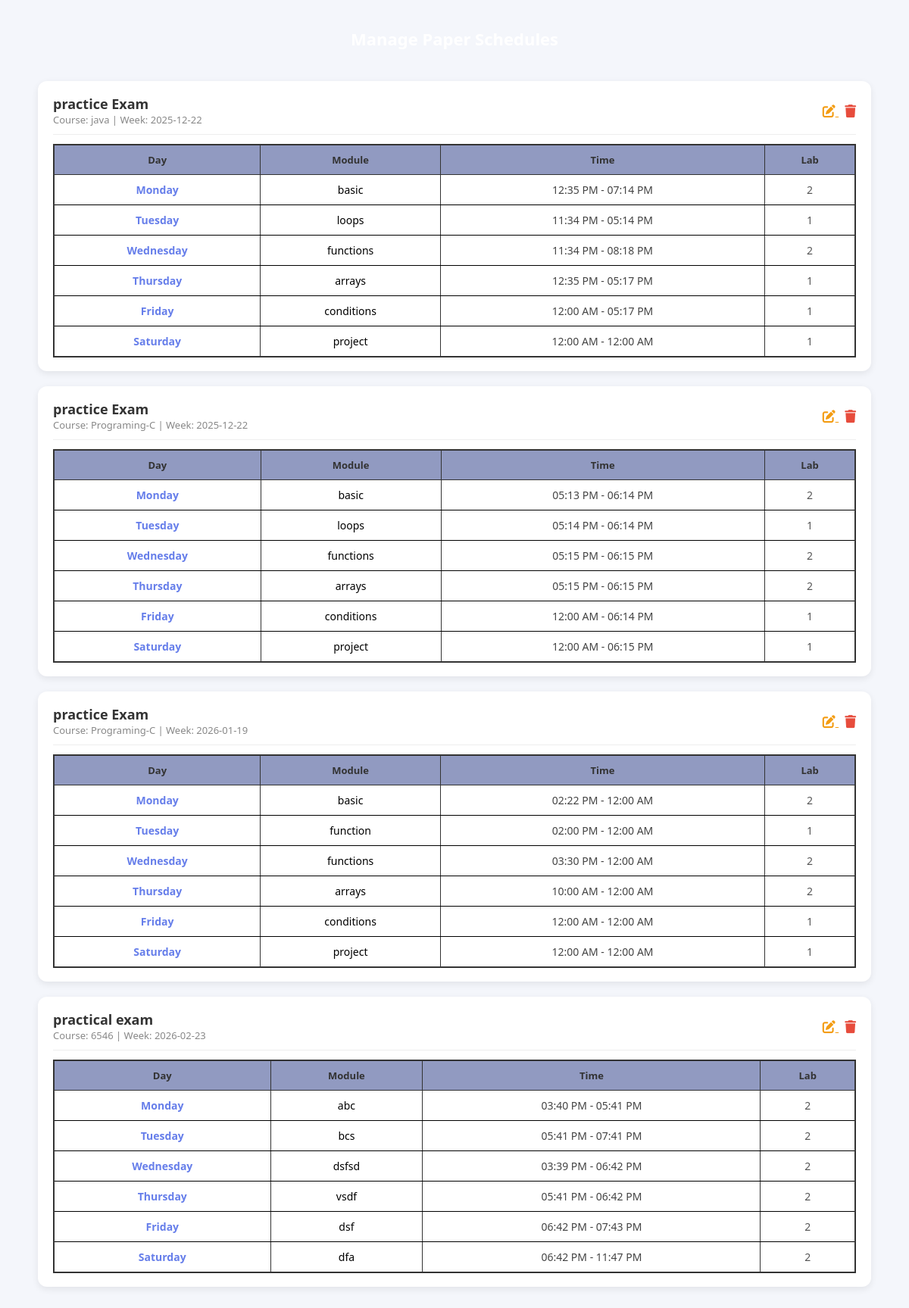
The page /show-details/show-paper-sch.php (signed in) on the database its author committed.
### tables this page shows
CREATE TABLE `paper_schedule` (
  `paper_sch_id` int(11) NOT NULL,
  `schedule_name` varchar(30) NOT NULL,
  `course_name` varchar(30) NOT NULL,
  `week_of` date NOT NULL,
  `monday_module` varchar(20) NOT NULL,
  `monday_time` time NOT NULL,
  `monday_end_time` time DEFAULT NULL,
  `monday_lab` varchar(15) NOT NULL,
  `tuesday_module` varchar(20) NOT NULL,
  `tuesday_time` time NOT NULL,
  `tuesday_end_time` time DEFAULT NULL,
  `tuesday_lab` varchar(15) NOT NULL,
  `wednesday_module` varchar(20) NOT NULL,
  `wednesday_time` time NOT NULL,
  `wednesday_end_time` time DEFAULT NULL,
  `wednesday_lab` varchar(15) NOT NULL,
  `thursday_module` varchar(20) NOT NULL,
  `thursday_time` time NOT NULL,
  `thursday_end_time` time DEFAULT NULL,
  `thursday_lab` varchar(15) NOT NULL,
  `friday_module` varchar(20) NOT NULL,
  `friday_time` time NOT NULL,
  `friday_end_time` time DEFAULT NULL,
  `friday_lab` varchar(15) NOT NULL,
  `saturday_module` varchar(20) NOT NULL,
  `saturday_time` time NOT NULL,
  `saturday_end_time` time DEFAULT NULL,
  `saturday_lab` varchar(15) NOT NULL,
  `upload_date` timestamp NOT NULL DEFAULT current_timestamp()
);

### includes/security.php (called while the page is built, shortened)
<?php
function csrf_token()
{
    return $_SESSION['csrf_token'];
}
function generate_csrf_token()
{
    return csrf_token();
}

### show-details/show-paper-sch.php (the view, shortened to what this page needs)
<?php
require '../includes/config.php';
require '../includes/security.php';
$csrf_token = generate_csrf_token();
$hasPermission = false;
if(isset($_SESSION['role']) && ($_SESSION['role']=='admin' || $_SESSION['role']=='teacher')){
    $hasPermission = true;
}
if($hasPermission){
    $query="SELECT * FROM paper_schedule ORDER BY week_of ASC";
}else{
    $query="SELECT * FROM paper_schedule
            WHERE week_of>=CURDATE()
            AND week_of<=DATE_ADD(CURDATE(),INTERVAL 14 DAY)
            ORDER BY week_of ASC";
}
$data=mysqli_query($con,$query);
$total=mysqli_num_rows($data);
?>
<!DOCTYPE html>
<html>
<head>
<link href="https://cdnjs.cloudflare.com/ajax/libs/font-awesome/6.4.0/css/all.min.css" rel="stylesheet">
</head>
<body>
<div class="wrapper">
<div class="page-title">Manage Paper Schedules</div>
<form method="POST">
<?php
if($total>0){
while($row=mysqli_fetch_assoc($data)){
if(isset($_GET['edit_id']) && $_GET['edit_id']==$row['paper_sch_id'] && $hasPermission){
?>
<div class="schedule-card" style="border:2px solid #667eea;">
<input type="hidden" name="id" value="<?php echo $row['paper_sch_id']; ?>">
<div class="sch-header">
<div>
<input type="text" name="sch_name" value="<?php echo $row['schedule_name']; ?>" class="input-box" style="width:160px;">
<input type="text" name="course" value="<?php echo $row['course_name']; ?>" class="input-box" style="width:140px;">
<input type="date" name="week" value="<?php echo $row['week_of']; ?>" class="input-box" style="width:130px;">
</div>
</div>
<table class="schedule-table">
<tr>
<th>Day</th>
<th>Module</th>
<th>Time</th>
<th>Lab</th>
</tr>
<?php
$days=[
"Monday"=>"mon",
"Tuesday"=>"tue",
"Wednesday"=>"wed",
"Thursday"=>"thu",
"Friday"=>"fri",
"Saturday"=>"sat"
];
foreach($days as $label=>$prefix){
?>
<tr>
<td class="day-label"><?php echo $label; ?></td>
<td><input class="input-box" name="<?php echo $prefix;?>_mod" value="<?php echo $row[strtolower($label)."_module"]; ?>"></td>
<td>
<input class="input-box" style="width:90px;" type="time" name="<?php echo $prefix;?>_time" value="<?php echo $row[strtolower($label)."_time"]; ?>">
 -
<input class="input-box" style="width:90px;" type="time" name="<?php echo $prefix;?>_end" value="<?php echo $row[strtolower($label)."_end_time"]; ?>">
</td>
<td><input class="input-box" name="<?php echo $prefix;?>_lab" value="<?php echo $row[strtolower($label)."_lab"]; ?>"></td>
</tr>
<?php } ?>
</table>
<div style="margin-top:15px;text-align:right;">
<button type="submit" name="save_btn" class="btn-save">Save</button>
<a href="show-paper-sch.php" class="btn-cancel">Cancel</a>
</div>
</div>
<?php
}else{
?>
<div class="schedule-card">
<div class="sch-header">
<div>
<div class="sch-title"><?php echo $row['schedule_name']; ?></div>
<div class="sch-sub">Course: <?php echo $row['course_name']; ?> | Week: <?php echo $row['week_of']; ?></div>
</div>
<?php if($hasPermission){ ?>
<div class="action-btns">
<a href="?edit_id=<?php echo $row['paper_sch_id']; ?>" class="btn-edit">
<i class="fa-solid fa-pen-to-square"></i>
</a>
<a href="?delete_id=<?php echo $row['paper_sch_id']; ?>&csrf_token=<?php echo urlencode($csrf_token); ?>" class="btn-delete" onclick="return confirm('Delete schedule?')">
<i class="fa-solid fa-trash"></i>
</a>
</div>
<?php } ?>
</div>
<table class="schedule-table">
<tr><th>Day</th><th>Module</th><th>Time</th><th>Lab</th></tr>
<?php
$days=[
"Monday"=>"monday",
"Tuesday"=>"tuesday",
"Wednesday"=>"wednesday",
"Thursday"=>"thursday",
"Friday"=>"friday",
"Saturday"=>"saturday"
];
foreach($days as $label=>$col){
?>
<tr>
<td class="day-label"><?php echo $label; ?></td>
<td><?php echo $row[$col."_module"]; ?></td>
<td class="time-text">
<?php
echo date('h:i A',strtotime($row[$col."_time"])) .
" - " .
date('h:i A',strtotime($row[$col."_end_time"]));
?>
</td>
<td class="lab-text"><?php echo $row[$col."_lab"]; ?></td>
</tr>
<?php } ?>
</table>
</div>
<?php
}
}
}else{
echo "<div class='schedule-card'><h3>No Upcoming Schedules</h3></div>";
}
?>
</form>
</div>
</body>
</html>

### show-details/show-paper-sch.php (style rules this page uses)
body { font-family:Segoe UI,Tahoma,sans-serif; background:#f4f6fb; margin:0; }
.wrapper { max-width:1100px; margin:auto; padding:20px; }
.page-title { background:linear-gradient(135deg,#919ac1); color:#fff; padding:16px; border-radius:10px; text-align:center; font-size:22px; font-weight:600; margin-bottom:25px; }
.schedule-card { background:#fff; border-radius:12px; padding:18px 20px; margin-bottom:20px; box-shadow:0 3px 10px rgba(0,0,0,0.08); }
.sch-header { display:flex; justify-content:space-between; align-items:center; border-bottom:1px solid #eee; padding-bottom:10px; margin-bottom:12px; }
.sch-title { font-size:18px; font-weight:600; color:#333; }
.sch-sub { font-size:13px; color:#888; }
.action-btns a { margin-left:8px; font-size:17px; }
.btn-edit { color:#f39c12; }
.btn-delete { color:#e74c3c; }
.schedule-table { width:100%; border-collapse:collapse; border: 2px solid #333; }
.schedule-table th { text-align:center; padding:8px 6px; font-size:13px; color:#333; border-bottom:1px solid #eee; background-color: #919ac1; }
.schedule-table th, .schedule-table td { border: 1px solid #333; padding: 10px 8px; }
.schedule-table td { padding:10px 6px; border-bottom:1px solid #f1f1f1; font-size:14px; text-align-last: center; border-bottom-color: black; }
.day-label { font-weight:600; color:#667eea; }
.time-text { font-weight:500; color:#444; }
.lab-text { color:#555; }

### rows shown on the page
paper_schedule: schedule_name "practice Exam", course_name "java", week_of "2025-12-22", label "Monday", monday_module "basic", monday_time "12:35 PM", monday_end_time "07:14 PM", monday_lab "2", label "Tuesday", tuesday_module "loops", tuesday_time "11:34 PM", tuesday_end_time "05:14 PM", tuesday_lab "1", label "Wednesday", wednesday_module "functions", wednesday_time "11:34 PM", wednesday_end_time "08:18 PM", wednesday_lab "2", label "Thursday", thursday_module "arrays", thursday_time "12:35 PM", thursday_end_time "05:17 PM", thursday_lab "1", label "Friday", friday_module "conditions", friday_time "12:00 AM", friday_end_time "05:17 PM", friday_lab "1", label "Saturday", saturday_module "project", saturday_time "12:00 AM", saturday_end_time "12:00 AM", saturday_lab "1"
paper_schedule: schedule_name "practice Exam", course_name "Programing-C", week_of "2025-12-22", label "Monday", monday_module "basic", monday_time "05:13 PM", monday_end_time "06:14 PM", monday_lab "2", label "Tuesday", tuesday_module "loops", tuesday_time "05:14 PM", tuesday_end_time "06:14 PM", tuesday_lab "1", label "Wednesday", wednesday_module "functions", wednesday_time "05:15 PM", wednesday_end_time "06:15 PM", wednesday_lab "2", label "Thursday", thursday_module "arrays", thursday_time "05:15 PM", thursday_end_time "06:15 PM", thursday_lab "2", label "Friday", friday_module "conditions", friday_time "12:00 AM", friday_end_time "06:14 PM", friday_lab "1", label "Saturday", saturday_module "project", saturday_time "12:00 AM", saturday_end_time "06:15 PM", saturday_lab "1"
paper_schedule: schedule_name "practice Exam", course_name "Programing-C", week_of "2026-01-19", label "Monday", monday_module "basic", monday_time "02:22 PM", monday_end_time "12:00 AM", monday_lab "2", label "Tuesday", tuesday_module "function", tuesday_time "02:00 PM", tuesday_end_time "12:00 AM", tuesday_lab "1", label "Wednesday", wednesday_module "functions", wednesday_time "03:30 PM", wednesday_end_time "12:00 AM", wednesday_lab "2", label "Thursday", thursday_module "arrays", thursday_time "10:00 AM", thursday_end_time "12:00 AM", thursday_lab "2", label "Friday", friday_module "conditions", friday_time "12:00 AM", friday_end_time "12:00 AM", friday_lab "1", label "Saturday", saturday_module "project", saturday_time "12:00 AM", saturday_end_time "12:00 AM", saturday_lab "1"
paper_schedule: schedule_name "practical exam", course_name "6546", week_of "2026-02-23", label "Monday", monday_module "abc", monday_time "03:40 PM", monday_end_time "05:41 PM", monday_lab "2", label "Tuesday", tuesday_module "bcs", tuesday_time "05:41 PM", tuesday_end_time "07:41 PM", tuesday_lab "2", label "Wednesday", wednesday_module "dsfsd", wednesday_time "03:39 PM", wednesday_end_time "06:42 PM", wednesday_lab "2", label "Thursday", thursday_module "vsdf", thursday_time "05:41 PM", thursday_end_time "06:42 PM", thursday_lab "2", label "Friday", friday_module "dsf", friday_time "06:42 PM", friday_end_time "07:43 PM", friday_lab "2", label "Saturday", saturday_module "dfa", saturday_time "06:42 PM", saturday_end_time "11:47 PM", saturday_lab "2"
